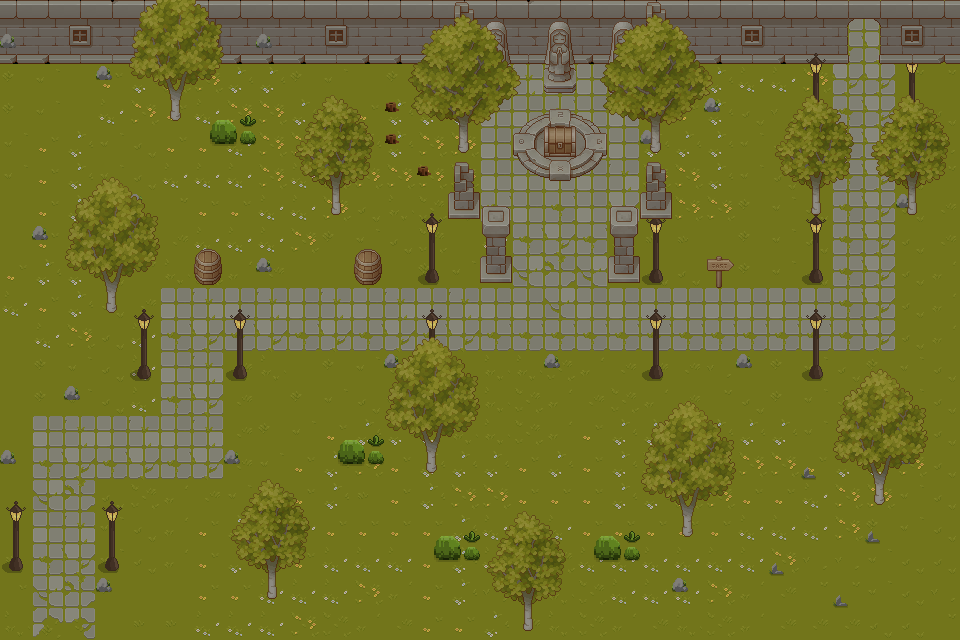

Rendered tile map (Tiled .tmx) drawn with the repository's tilesets; below, a short description and the full map source, tile grids included:
An orthogonal 30x20 tile map with 32x32 px tiles, 4 tile layers (Слой тайлов 1, Слой тайлов 2, Слой тайлов 3, Слой тайлов 4), 6 tilesets.

<map version="1.10" tiledversion="1.11.2" orientation="orthogonal" renderorder="right-down" width="30" height="20" tilewidth="32" tileheight="32" infinite="0" nextlayerid="5" nextobjectid="1">
 <tileset firstgid="1" name="trees" tilewidth="32" tileheight="32" tilecount="16" columns="4">
  <image source="AnimatedTreeFree/Freedecorations.png" width="128" height="128" />
 </tileset>
 <tileset firstgid="17" name="1" tilewidth="32" tileheight="32" tilecount="64" columns="8">
  <image source="Texture/TX Tileset Grass.png" width="256" height="256" />
 </tileset>
 <tileset firstgid="81" name="2" tilewidth="32" tileheight="32" tilecount="256" columns="16">
  <image source="Texture/TX Props.png" width="512" height="512" />
 </tileset>
 <tileset firstgid="337" name="3" tilewidth="32" tileheight="32" tilecount="256" columns="16">
  <image source="Texture/TX Struct.png" width="512" height="512" />
 </tileset>
 <tileset firstgid="593" name="4" tilewidth="32" tileheight="32" tilecount="256" columns="16">
  <image source="Texture/TX Plant.png" width="512" height="512" />
 </tileset>
 <tileset firstgid="849" name="5" tilewidth="32" tileheight="32" tilecount="256" columns="16">
  <image source="Texture/TX Tileset Wall.png" width="512" height="512" />
 </tileset>
 <layer id="1" name="Слой тайлов 1" width="30" height="20">
  <data encoding="csv">
947,947,951,946,947,947,951,947,947,947,951,947,947,947,947,947,946,947,947,947,947,947,947,951,947,947,49,50,951,20,
963,963,967,962,963,963,967,963,963,963,967,963,963,963,963,963,962,963,963,963,963,963,963,967,963,963,57,58,967,28,
18,19,17,37,38,46,46,38,38,18,19,17,18,19,20,49,50,49,49,50,17,37,38,45,45,46,58,58,36,36,
18,19,17,45,46,37,45,46,46,38,38,37,38,38,38,49,49,57,49,50,17,37,38,20,28,17,57,58,20,20,
19,37,38,19,20,37,37,45,46,46,46,38,38,46,46,57,49,50,50,50,38,38,38,19,20,17,57,58,20,28,
19,37,38,19,20,45,45,45,46,45,46,46,46,46,46,49,49,49,49,50,46,46,38,19,20,17,57,58,20,36,
17,37,38,20,20,36,37,37,45,45,46,20,41,42,41,57,57,57,57,58,45,46,46,18,19,20,57,58,20,44,
17,37,38,20,28,44,45,45,45,46,18,19,20,42,17,45,41,58,25,43,25,25,17,18,19,20,57,58,20,44,
37,38,38,20,36,41,42,43,44,17,17,17,17,18,19,17,41,66,33,43,20,20,17,18,19,20,57,58,20,43,
45,37,38,20,44,49,50,49,50,49,50,49,50,49,50,49,49,65,49,49,49,49,49,49,49,49,57,58,20,43,
17,45,46,20,45,57,58,57,58,57,58,57,58,57,58,57,57,57,57,57,57,57,57,57,57,57,57,58,20,43,
17,18,19,20,45,49,50,44,41,17,18,19,20,28,25,41,41,42,43,44,44,44,28,17,18,19,20,18,19,20,
17,18,19,20,45,57,58,44,17,18,19,20,28,17,33,41,42,43,44,42,43,44,36,20,18,19,20,18,19,20,
17,49,50,49,50,49,50,44,18,19,37,38,38,38,41,41,42,43,37,38,38,38,38,38,38,19,37,38,38,20,
17,57,58,57,58,57,58,44,19,37,38,46,37,38,38,38,37,38,37,38,46,46,46,46,46,37,38,38,46,20,
17,65,66,20,42,43,44,19,20,37,38,25,37,38,46,46,37,37,37,38,38,46,46,37,37,45,46,46,19,20,
17,49,50,19,20,43,37,38,17,45,37,37,37,37,38,45,45,45,37,37,37,37,37,45,45,45,46,18,19,20,
25,57,58,19,20,43,37,38,37,37,45,45,45,37,38,45,46,42,45,45,45,45,45,45,46,28,28,19,20,20,
33,65,66,18,17,17,37,37,45,45,45,46,43,37,38,28,36,41,42,45,45,45,46,43,44,36,36,19,20,28,
41,73,74,17,25,25,45,45,45,46,42,43,44,37,37,38,44,41,42,43,44,41,42,43,44,44,44,20,20,36
</data>
 </layer>
 <layer id="2" name="Слой тайлов 2" width="30" height="20">
  <data encoding="csv">
0,0,0,0,0,0,0,0,0,0,0,0,0,0,0,95,0,95,0,95,0,0,0,0,0,0,0,0,0,947,
0,0,0,0,0,0,0,0,0,0,0,0,0,0,0,111,0,111,0,111,0,0,0,0,0,4,0,0,0,963,
0,0,0,0,0,0,0,0,0,0,0,0,0,0,0,127,0,127,0,127,0,0,0,0,0,8,0,0,8,0,
0,0,0,0,0,0,9,10,0,0,0,0,15,11,0,49,220,221,222,49,0,0,0,0,0,12,0,0,12,0,
0,0,0,0,0,0,13,14,0,0,0,0,15,0,0,49,236,237,238,49,11,0,0,0,0,0,0,0,0,0,
0,0,0,0,0,0,0,0,0,0,0,0,0,15,0,0,252,253,254,0,0,0,0,0,0,11,0,0,0,0,
0,0,0,0,0,0,0,0,0,0,0,0,0,4,0,0,49,0,49,0,4,0,0,0,0,4,0,0,11,0,
0,0,0,0,0,149,150,151,0,0,149,150,151,8,0,0,57,0,57,0,8,0,148,149,0,8,0,0,0,0,
0,0,0,0,0,165,166,167,11,0,165,166,167,12,0,0,65,0,65,0,12,0,164,165,0,12,0,0,0,0,
0,0,0,0,4,0,0,4,0,0,0,0,0,4,0,0,0,0,0,0,4,0,180,181,0,4,0,0,0,0,
0,0,0,0,8,0,0,8,0,0,0,0,0,8,0,0,0,0,0,0,8,0,0,0,0,8,0,0,0,0,
0,0,0,0,12,0,0,12,0,0,0,0,11,12,0,0,0,11,0,0,12,0,0,11,0,12,0,0,0,0,
0,0,11,0,0,0,0,0,0,0,0,0,0,0,0,0,0,0,0,0,0,0,0,0,0,0,0,0,0,0,
0,0,0,0,0,0,0,0,0,0,9,10,0,0,0,0,0,0,0,0,9,10,0,0,0,0,0,0,0,0,
11,0,0,0,0,0,0,11,0,0,13,14,0,0,0,0,0,0,0,0,13,14,0,0,0,7,0,0,0,0,
4,0,0,4,0,0,0,0,0,0,0,0,0,0,0,0,0,0,0,0,0,0,0,0,0,0,0,0,0,0,
8,0,0,8,0,0,0,0,0,0,0,0,0,9,10,0,0,0,9,10,0,0,0,0,0,0,0,7,0,0,
12,0,0,12,0,0,0,0,0,0,0,0,0,13,14,0,0,0,13,14,0,0,0,0,7,0,0,0,0,0,
0,0,0,11,0,0,0,0,0,0,0,0,0,0,0,0,0,0,0,0,0,0,0,0,0,0,7,0,0,0,
0,0,0,0,0,0,0,0,0,0,0,0,0,0,0,0,0,0,0,0,0,0,0,0,0,0,0,0,0,0
</data>
 </layer>
 <layer id="3" name="Слой тайлов 3" width="30" height="20">
  <data encoding="csv">
0,0,0,0,0,0,0,0,0,0,0,0,0,0,190,0,0,0,0,0,190,0,0,0,0,0,414,415,0,0,
11,0,0,0,0,0,0,0,11,0,0,0,0,0,206,0,0,0,0,0,206,0,0,0,0,0,430,431,0,0,
0,0,0,11,0,0,0,0,0,0,0,0,0,0,0,0,0,0,0,0,0,0,0,0,0,0,0,0,0,0,
0,0,0,0,0,0,0,0,0,0,0,0,0,0,0,0,83,84,85,0,0,0,11,0,0,0,0,0,0,0,
0,0,0,0,0,0,0,0,0,0,0,0,0,0,0,0,99,100,101,0,0,0,0,0,0,0,0,0,0,0,
0,0,0,0,0,0,0,0,0,0,0,0,0,0,190,0,0,0,0,0,190,0,0,0,0,0,0,0,0,0,
0,0,0,11,11,0,0,0,0,0,0,0,0,0,206,172,0,0,0,172,206,0,0,0,0,0,0,0,0,0,
0,11,0,0,0,0,0,0,0,0,0,0,0,0,0,188,0,0,0,188,0,0,0,0,0,0,0,0,0,0,
0,0,0,0,0,0,0,0,0,0,0,0,0,0,0,204,0,0,0,204,0,0,0,0,0,0,0,0,0,0,
0,0,0,0,0,0,0,0,0,0,0,0,0,0,0,0,0,0,0,0,0,0,0,0,0,0,0,0,0,0,
0,0,0,0,0,0,0,0,0,0,0,0,0,0,0,0,0,0,0,0,0,0,0,0,0,0,0,0,0,0,
0,0,0,0,0,0,0,0,0,0,0,0,0,0,0,0,0,0,0,0,0,0,0,0,0,0,0,0,0,0,
0,0,0,0,0,0,0,0,0,0,0,0,0,0,0,0,0,0,0,0,0,0,0,0,0,0,0,0,0,0,
0,0,0,0,0,0,0,0,0,0,0,0,0,0,0,0,0,0,0,0,0,0,0,0,0,0,0,0,0,0,
0,0,0,0,0,0,0,0,0,0,0,0,0,0,0,0,0,0,0,0,0,0,0,0,0,0,0,0,11,0,
0,0,0,0,0,0,0,0,0,0,0,0,0,0,0,0,0,0,0,0,0,0,0,0,0,0,0,0,0,0,
0,0,0,0,0,0,0,0,0,0,0,0,0,0,0,0,0,0,0,0,0,0,0,0,0,0,0,0,0,0,
0,0,0,0,0,0,0,0,0,0,0,0,0,0,0,0,0,0,0,0,0,0,0,0,0,0,0,0,0,0,
0,0,0,0,0,0,0,0,0,0,0,0,0,0,0,0,0,0,0,0,0,11,0,0,0,0,0,0,0,0,
0,0,0,0,0,0,0,0,0,0,0,0,0,0,0,0,0,0,0,0,0,0,0,0,0,0,0,0,0,0
</data>
 </layer>
 <layer id="4" name="Слой тайлов 4" width="30" height="20">
  <data encoding="csv">
0,0,0,0,614,615,616,0,0,0,0,0,593,594,595,596,597,0,593,594,595,596,597,0,0,0,0,0,0,0,
0,0,0,0,630,631,632,0,0,0,0,0,609,610,611,612,613,0,609,610,611,612,613,0,0,0,0,0,0,0,
0,0,0,0,646,647,648,0,0,602,603,604,625,626,627,628,629,0,625,626,627,628,629,0,602,603,0,0,603,604,
0,0,0,0,662,663,664,0,0,618,619,620,641,642,643,644,645,0,641,642,643,644,645,0,618,619,620,618,619,620,
0,0,0,0,0,0,0,0,0,634,635,636,657,658,659,660,661,0,657,658,659,660,661,0,634,635,636,634,635,636,
0,0,598,599,600,0,0,0,0,650,651,652,0,0,0,0,0,0,0,0,0,0,0,0,650,651,652,650,651,652,
0,0,614,615,616,0,0,0,0,666,667,668,0,0,0,0,0,0,0,0,0,0,0,0,666,667,668,666,667,668,
0,0,630,631,632,0,0,0,0,0,0,0,0,0,0,0,0,0,0,0,0,0,0,0,0,0,0,0,0,0,
0,0,646,647,648,0,0,0,0,0,0,0,0,0,0,0,0,0,0,0,0,0,0,0,0,0,0,0,0,0,
0,0,662,663,664,0,0,0,0,0,0,0,0,0,0,0,0,0,0,0,0,0,0,0,0,0,0,0,0,0,
0,0,0,0,0,0,0,0,0,0,0,0,598,599,600,0,0,0,0,0,0,0,0,0,0,0,0,0,0,0,
0,0,0,0,0,0,0,0,0,0,0,0,614,615,616,0,0,0,0,0,0,0,0,0,0,0,598,599,600,0,
0,0,0,0,0,0,0,0,0,0,0,0,630,631,632,0,0,0,0,0,598,599,600,0,0,0,614,615,616,0,
0,0,0,0,0,0,0,0,0,0,0,0,646,647,648,0,0,0,0,0,614,615,616,0,0,0,630,631,632,0,
0,0,0,0,0,0,0,602,603,604,0,0,662,663,664,0,0,0,0,0,630,631,632,0,0,0,646,647,648,0,
0,0,0,0,0,0,0,618,619,620,0,0,0,0,0,602,603,604,0,0,646,647,648,0,0,0,662,663,664,0,
0,0,0,0,0,0,0,634,635,636,0,0,0,0,0,618,619,620,0,0,662,663,664,0,0,0,0,0,0,0,
0,0,0,0,0,0,0,650,651,652,0,0,0,0,0,634,635,636,0,0,0,0,0,0,0,0,0,0,0,0,
0,0,0,0,0,0,0,666,667,668,0,0,0,0,0,650,651,652,0,0,0,0,0,0,0,0,0,0,0,0,
0,0,0,0,0,0,0,0,0,0,0,0,0,0,0,666,667,668,0,0,0,0,0,0,0,0,0,0,0,0
</data>
 </layer>
</map>
